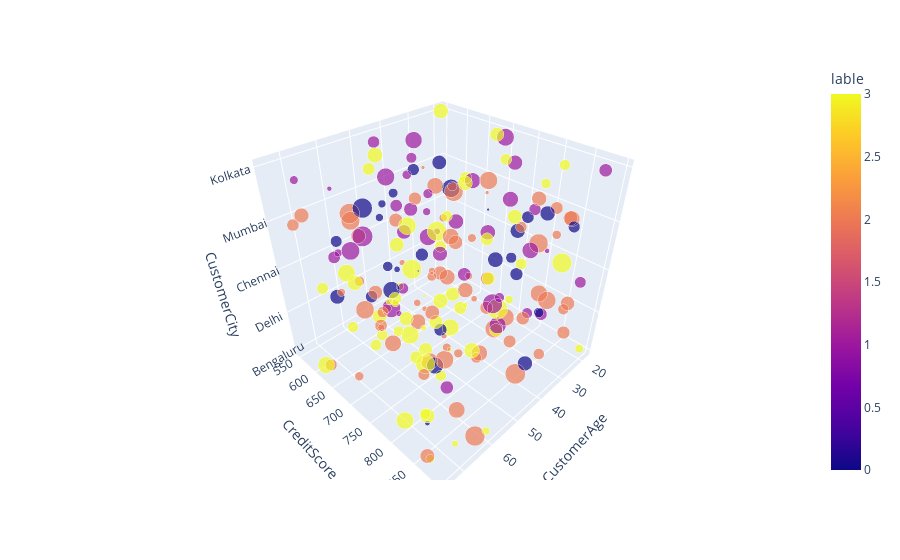

Notebook code cell kept with this figure:
### Code cell
X=transformer.fit_transform(df)

GM=GaussianMixture(n_components=4,init_params='kmeans',max_iter=300).fit(X)

lables=GM.predict(X)

GM_DF=df.copy()

GM_DF['lable']=lables

score = silhouette_score(X,lables)
print ("Silhouette Score", score)


px.scatter_3d(GM_DF, 'CustomerAge', 'CreditScore', 'CustomerCity', color='lable', size='AnnualIncome')

### Figure 1 — Plotly figure (JSON) as saved in the notebook; plotly's stock layout.template omitted (floating-point values rounded to 4 significant figures; data arrays with more than 128 entries replaced by an {"elided": "..."} marker saying what was removed)
{"data": [{"hovertemplate": "CustomerAge=%{x}<br>CreditScore=%{y}<br>CustomerCity=%{z}<br>AnnualIncome=%{marker.size}<br>lable=%{marker.color}<extra></extra>", "legendgroup": "", "marker": {"color": {"elided": "200 int values"}, "coloraxis": "coloraxis", "size": {"elided": "200 float values"}, "sizemode": "area", "sizeref": 1739.0, "symbol": "circle"}, "mode": "markers", "name": "", "scene": "scene", "showlegend": false, "type": "scatter3d", "x": {"elided": "200 int values"}, "y": {"elided": "200 int values"}, "z": {"elided": "200 str values"}}], "layout": {"coloraxis": {"colorbar": {"title": {"text": "lable"}}, "colorscale": [[0, "#0d0887"], [0.1111, "#46039f"], [0.2222, "#7201a8"], [0.3333, "#9c179e"], [0.4444, "#bd3786"], [0.5556, "#d8576b"], [0.6667, "#ed7953"], [0.7778, "#fb9f3a"], [0.8889, "#fdca26"], [1, "#f0f921"]]}, "legend": {"itemsizing": "constant", "tracegroupgap": 0}, "margin": {"t": 60}, "scene": {"domain": {"x": [0, 1], "y": [0, 1]}, "xaxis": {"title": {"text": "CustomerAge"}}, "yaxis": {"title": {"text": "CreditScore"}}, "zaxis": {"title": {"text": "CustomerCity"}}}}}
